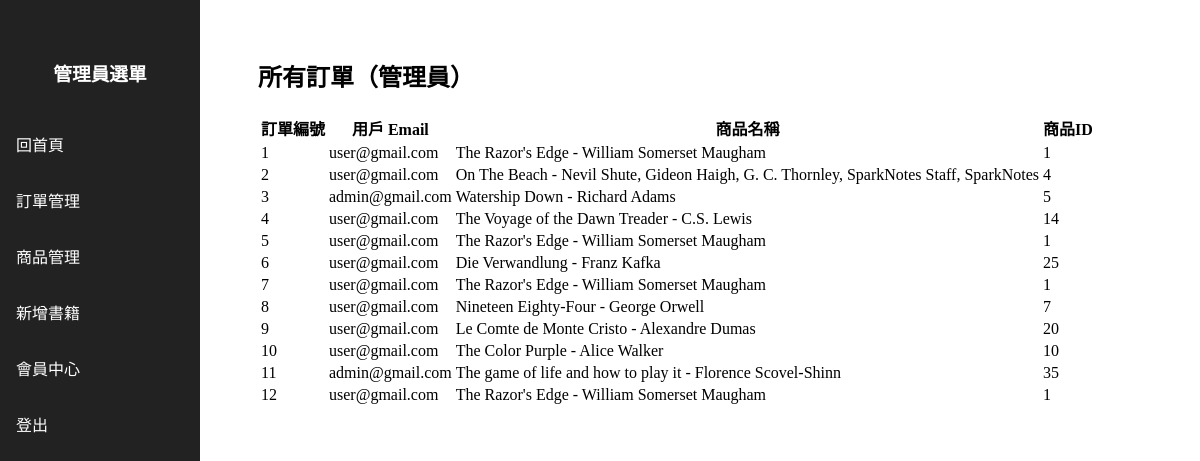
/admin/orders (signed in), run on an earlier commit of the app's database.
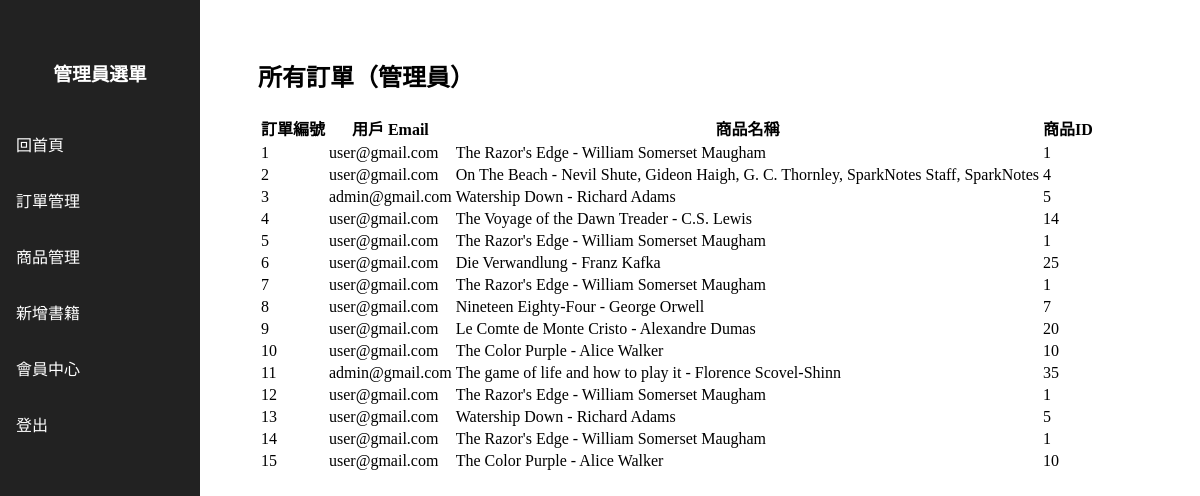
And on a later commit of the database.
### tables this page shows
CREATE TABLE Orders
		(orderId INTEGER PRIMARY KEY AUTOINCREMENT,
		userId INTEGER,
		productId INTEGER,
		FOREIGN KEY(userId) REFERENCES users(userId),
		FOREIGN KEY(productId) REFERENCES products(productId)
		);

CREATE TABLE users  
		(userId INTEGER PRIMARY KEY, 
		password TEXT,
		email TEXT,
		firstName TEXT,
		lastName TEXT,
		address1 TEXT,
		address2 TEXT,
		zipcode TEXT,
		city TEXT,
		state TEXT,
		country TEXT, 
		phone TEXT
		, isAdmin INTEGER DEFAULT 0);

CREATE TABLE products
		(productId INTEGER PRIMARY KEY,
		name TEXT,
		price REAL,
		description TEXT,
		image TEXT,
		stock INTEGER,
		categoryId INTEGER, author TEXT,
		FOREIGN KEY(categoryId) REFERENCES categories(categoryId)
		);

### main.py (the view)
@app.route("/admin/orders")
def admin_orders():
    if not session.get('isAdmin'):
        return redirect(url_for('root'))
    orders = query_db("""
        SELECT Orders.orderId, users.email, products.name, Orders.productId
        FROM Orders
        JOIN users ON Orders.userId = users.userId
        JOIN products ON Orders.productId = products.productId
    """)
    return render_template("admin_orders.html", orders=orders)

### db.py (called while the page is built)
def query_db(query, args=(), one=False):
    with sqlite3.connect(DB_PATH) as conn:
        cur = conn.cursor()
        cur.execute(query, args)
        rv = cur.fetchall()
        return (rv[0] if rv else None) if one else rv

### templates/admin_orders.html
{% extends "admin.html" %}
{% block content %}
<h2>所有訂單（管理員）</h2>
<table>
    <tr>
        <th>訂單編號</th>
        <th>用戶 Email</th>
        <th>商品名稱</th>
        <th>商品ID</th>
    </tr>
    {% for order in orders %}
    <tr>
        <td>{{ order[0] }}</td>
        <td>{{ order[1] }}</td>
        <td>{{ order[2] }}</td>
        <td>{{ order[3] }}</td>
    </tr>
    {% endfor %}
</table>
{% endblock %}

### templates/admin.html (shortened to what this page needs)
<!DOCTYPE html>
<html>
<head>
    <link rel="stylesheet" href="{{ url_for('static', filename='css/admin.css') }}">
</head>
<body>
    <div class="admin-sidebar">
        <h3>管理員選單</h3>
        <a href="{{ url_for('root') }}">回首頁</a>
        <a href="{{ url_for('admin_orders') }}">訂單管理</a>
        <a href="{{ url_for('manageProducts') }}">商品管理</a>
        <a href="{{ url_for('search_books') }}">新增書籍</a>
        <a href="{{ url_for('profileHome') }}">會員中心</a>
        <a href="{{ url_for('logout') }}">登出</a>
    </div>
    <div class="admin-main-content">
        {% block content %}{% endblock %}
    </div>
</body>
</html>

### static/css/admin.css (style rules this page uses)
.admin-sidebar { height: 100vh; width: 200px; position: fixed; left: 0; top: 0; background: #222; color: #fff; padding-top: 40px; z-index: 100; }
.admin-sidebar h3 { color: #fff; text-align: center; margin-bottom: 30px; }
.admin-sidebar a { display: block; color: #fff; padding: 16px; text-decoration: none; transition: background 0.2s; }
.admin-main-content { margin-left: 220px; padding: 30px; }

What changed in the data, as far as the page shows it:
added Orders: orderId "13", email "user@gmail.com", name "Watership Down - Richard Adams", productId "5"
added Orders: orderId "14", email "user@gmail.com", name "The Razor's Edge - William Somerset Maugham", productId "1"
added Orders: orderId "15", email "user@gmail.com", name "The Color Purple - Alice Walker", productId "10"
